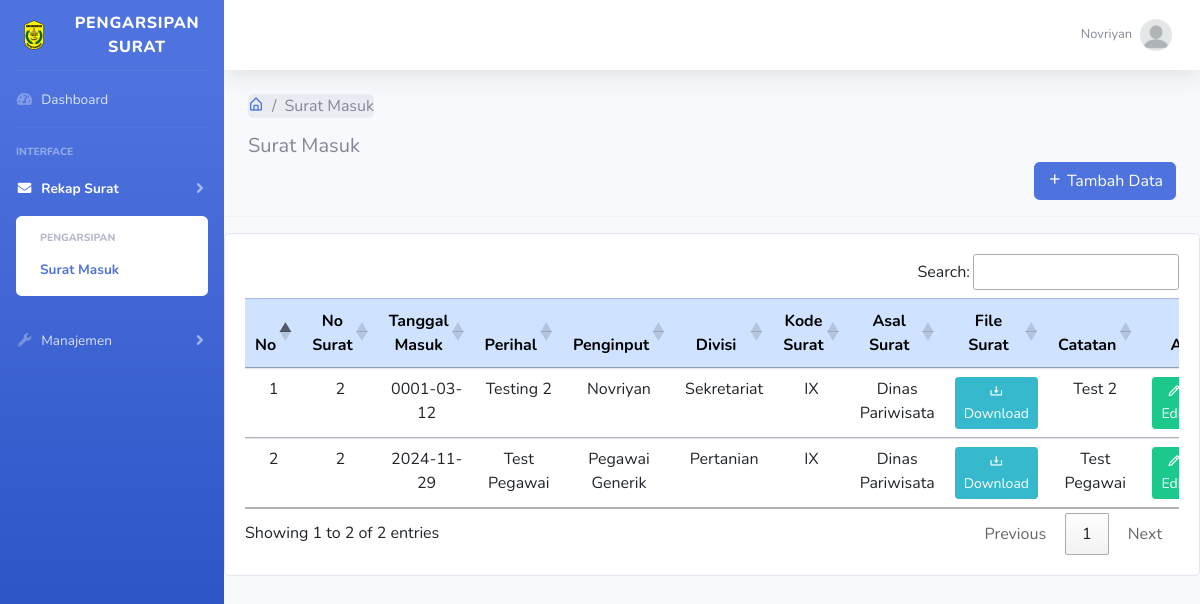
Page /admin/surat_masuk.php (signed in) on the earlier database version.
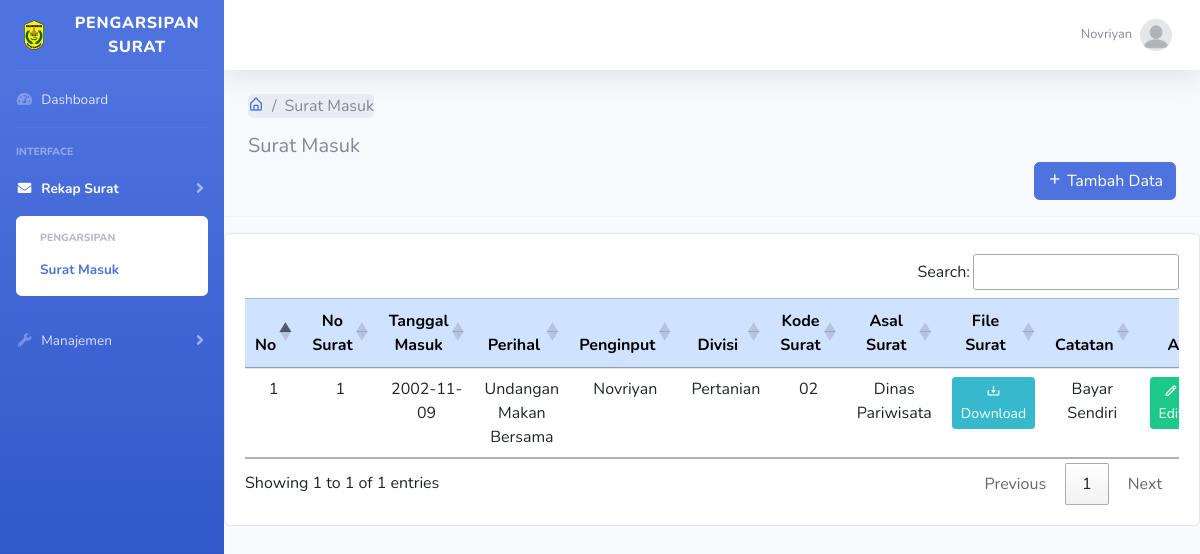
Same page on the later database version.
### tables this page shows
CREATE TABLE `user` (
  `id_user` int(3) NOT NULL,
  `nm_user` varchar(100) NOT NULL,
  `username` varchar(70) NOT NULL,
  `password` varchar(50) NOT NULL,
  `role` enum('pegawai','admin') NOT NULL
);

CREATE TABLE `surat_masuk` (
  `id_surat` int(11) NOT NULL,
  `no_surat` varchar(50) NOT NULL,
  `tanggal_masuk` date NOT NULL,
  `perihal` varchar(500) NOT NULL,
  `file_surat` varchar(500) DEFAULT NULL,
  `id_user` int(11) NOT NULL,
  `id_divisi` int(11) NOT NULL,
  `id_kode_surat` int(11) NOT NULL,
  `id_asal_surat` int(11) NOT NULL,
  `catatan` varchar(300) DEFAULT NULL
);

CREATE TABLE `divisi` (
  `id_divisi` int(11) NOT NULL,
  `nama_divisi` varchar(50) NOT NULL
);

CREATE TABLE `kode_surat` (
  `id_kode_surat` int(11) NOT NULL,
  `kode_surat` varchar(50) NOT NULL,
  `keterangan` varchar(50) NOT NULL
);

CREATE TABLE `asal_surat` (
  `id_asal_surat` int(11) NOT NULL,
  `nama_instansi` varchar(200) NOT NULL,
  `alamat_instansi` varchar(200) NOT NULL,
  `no_telpon_instansi` varchar(30) NOT NULL,
  `email_instansi` varchar(100) NOT NULL
);

### admin/surat_masuk.php (the view, shortened to what this page needs)
<?php
include "../koneksi.php";
$result_surat_masuk = mysqli_query($conn, "SELECT * FROM surat_masuk");
?>
<!DOCTYPE html>
<html lang="en">
<head>
    <link href="https://cdn.jsdelivr.net/npm/bootstrap@5.3.0-alpha1/dist/css/bootstrap.min.css" rel="stylesheet">
    <link href="https://cdn.jsdelivr.net/npm/boxicons@2.1.4/css/boxicons.min.css" rel="stylesheet">
    <link href="../vendor/fontawesome-free/css/all.min.css" rel="stylesheet" type="text/css">
    <link href="../css/sb-admin-2.min.css" rel="stylesheet">
</head>
<body id="page-top">
    <div id="wrapper">
        <?php include 'sidebar.php'; ?>
        <div id="content-wrapper" class="d-flex flex-column">
            <div id="content">
                <nav class="navbar navbar-expand navbar-light bg-white topbar mb-4 static-top shadow">
                    <ul class="navbar-nav ml-auto">
                <?php include "header.php" ?>
                <div class="container-fluid">
                    <div class="page-breadcrumb d-none d-sm-flex align-items-center mb-3">
                    <div>
                        <nav aria-label="breadcrumb">
                            <ol class="breadcrumb mb-0 p-0">
                                <li class="breadcrumb-item"><a href="index.php"><i class="bx bx-home-alt"></i></a></li>
                                <li class="breadcrumb-item active" aria-current="page">Surat Masuk</li>
                            </ol>
                        </nav>
                    </div>
                </div>
                    <div class="d-flex align-items-center">
                    <div>
                        <h5 class="mb-1">Surat Masuk</h5>
                    </div>
                    </div>
                    <div class="row">
                        <div class="col text-end">
                            <a href="surat_masuk_tambah.php" class="btn btn-primary">
                                <i class="bx bx-plus"></i> Tambah Data
                            </a>
                        </div>
                    </div>
                </div>
                <hr>
                    <div class="card">
                    <div class="card-body">
                    <div class="table-responsive">
                            <table id="example2" class="table table-hover">
                                <thead class="table-primary">
                                    <tr>
                                        <th>No</th>
                                        <th>No Surat</th>
                                        <th>Tanggal Masuk</th>
                                        <th>Perihal</th>
                                        <th>Penginput</th>
                                        <th>Divisi</th>
                                        <th>Kode Surat</th>
                                        <th>Asal Surat</th>
                                        <th>File Surat</th>
                                        <th>Catatan</th>
                                        <th>Action</th>
                                    </tr>
                                </thead>
                                <tbody>
                                <?php
                                    $no = 1;
                                    while($row_surat_masuk = mysqli_fetch_assoc($result_surat_masuk)) {
                                        $divisi_query = mysqli_query($conn, "SELECT nama_divisi FROM divisi WHERE id_divisi = '".$row_surat_masuk['id_divisi']."'");
                                        $divisi_row = mysqli_fetch_assoc($divisi_query);
                                        $nama_divisi = $divisi_row ? $divisi_row['nama_divisi'] : 'Tidak Ditemukan';
                                        $kode_surat_query = mysqli_query($conn, "SELECT kode_surat FROM kode_surat WHERE id_kode_surat = '".$row_surat_masuk['id_kode_surat']."'");
                                        $kode_surat_row = mysqli_fetch_assoc($kode_surat_query);
                                        $kode_surat = $kode_surat_row ? $kode_surat_row['kode_surat'] : 'Tidak Ditemukan';
                                        $asal_surat_query = mysqli_query($conn, "SELECT nama_instansi FROM asal_surat WHERE id_asal_surat = '".$row_surat_masuk['id_asal_surat']."'");
                                        $asal_surat_row = mysqli_fetch_assoc($asal_surat_query);
                                        $nama_instansi = $asal_surat_row ? $asal_surat_row['nama_instansi'] : 'Tidak Ditemukan';
                                        $nm_user_query = mysqli_query($conn, "SELECT nm_user FROM user WHERE id_user = '".$row_surat_masuk['id_user']."'");
                                        $id_user_row = mysqli_fetch_assoc($nm_user_query);
                                        $nm_user = $id_user_row ? $id_user_row['nm_user'] : 'Tidak Ditemukan';
                                ?>
                                <tr>
                                    <td><?php echo $no++; ?></td>
                                    <td><?php echo $row_surat_masuk["no_surat"]?></td>
                                    <td><?php echo $row_surat_masuk["tanggal_masuk"]?></td>
                                    <td><?php echo $row_surat_masuk["perihal"]?></td>
                                    <td><?php echo $nm_user?></td>
                                    <td><?php echo $nama_divisi?></td>
                                    <td><?php echo $kode_surat?></td>
                                    <td><?php echo $nama_instansi?></td>
                                    <td>
                                        <?php if ($row_surat_masuk["file_surat"]) : ?>
                                            <a href="<?php echo $row_surat_masuk['file_surat']; ?>" class="btn btn-sm btn-info" target="_blank">
                                                <i class="bx bx-download"></i>Download</a>
                                        <?php else : ?>
                                            Tidak Ada
                                        <?php endif; ?>
                                    </td>
                                    <td><?php echo $row_surat_masuk["catatan"]?></td>
                                    <td>
                                      <div class="btn-group" role="group" aria-label="Basic example">
                                           <a href="surat_masuk_edit.php?id=<?php echo $row_surat_masuk["id_surat"]?>" class="btn btn-sm btn-success"><i class="bx bx-pencil"></i> Edit</a>
                                         </div>
                                      </td>
                                    </tr>
                                <?php } ?>
                            </tbody>
                        </table>
            </div>
        </div>
    <link rel="stylesheet" href="https://cdn.datatables.net/1.13.6/css/jquery.dataTables.min.css">
    <link rel="stylesheet" href="https://cdn.datatables.net/buttons/2.4.1/css/buttons.dataTables.min.css">
    <link rel="stylesheet" href="https://cdn.datatables.net/fixedheader/3.3.3/css/fixedHeader.dataTables.min.css">
    </body>
</html>

### admin/sidebar.php (shortened to what this page needs)
<?php
$current_page = basename($_SERVER['PHP_SELF']);
?>
<ul class="navbar-nav bg-gradient-primary sidebar sidebar-dark accordion" id="accordionSidebar">
    <a class="sidebar-brand d-flex align-items-center justify-content-center" href="index.php">
        <div class="sidebar-brand-icon">
            <img src="../img/Kayuh_Baimbai.png" alt="Logo" style="width: 50px; height: auto;">
        </div>
        <div class="sidebar-brand-text mx-3">Pengarsipan Surat</div>
    </a>
    <hr class="sidebar-divider my-0">
    <li class="nav-item <?php echo ($current_page == 'index.php') ? 'active' : ''; ?>">
        <a class="nav-link" href="index.php">
            <i class="fas fa-fw fa-tachometer-alt"></i>
            <span>Dashboard</span>
        </a>
    </li>
    <hr class="sidebar-divider">
    <div class="sidebar-heading">
        Interface
    </div>
    <li class="nav-item <?php echo ($current_page == 'surat_masuk.php' || $current_page == 'log_surat.php') ? 'active' : ''; ?>">
        <a class="nav-link collapsed" href="#" data-toggle="collapse" data-target="#collapseTwo"
            aria-expanded="<?php echo ($current_page == 'surat_masuk.php' || $current_page == 'log_surat.php') ? 'true' : 'false'; ?>"
            aria-controls="collapseTwo">
            <i class="fas fa-fw fa-envelope"></i>
            <span>Rekap Surat</span>
        </a>
        <div id="collapseTwo" class="collapse <?php echo ($current_page == 'surat_masuk.php' || $current_page == 'log_surat.php') ? 'show' : ''; ?>"
             aria-labelledby="headingTwo" data-parent="#accordionSidebar">
            <div class="bg-white py-2 collapse-inner rounded">
                <h6 class="collapse-header">Pengarsipan</h6>
                <a class="collapse-item <?php echo ($current_page == 'surat_masuk.php') ? 'active' : ''; ?>" href="surat_masuk.php">Surat Masuk</a>
            </div>
        </div>
    </li>
    <li class="nav-item <?php echo ($current_page == 'user.php' || $current_page == 'divisi.php') ? 'active' : ''; ?>">
        <a class="nav-link collapsed" href="#" data-toggle="collapse" data-target="#collapseUtilities"
            aria-expanded="<?php echo ($current_page == 'user.php' || $current_page == 'divisi.php') ? 'true' : 'false'; ?>"
            aria-controls="collapseUtilities">
            <i class="fas fa-fw fa-wrench"></i>
            <span>Manajemen</span>
        </a>
    </li>
</ul>

### admin/header.php (shortened to what this page needs)
<?php
include "../koneksi.php";
$id_user = $_SESSION['id_user'];
$query = "SELECT nm_user FROM user WHERE id_user = ?";
$stmt = $conn->prepare($query);
$stmt->bind_param("i", $id_user);
$stmt->execute();
$stmt->bind_result($nm_user);
?>
                            <li class="nav-item dropdown no-arrow">
                                <a class="nav-link dropdown-toggle" href="#" id="userDropdown" role="button"
                                    data-toggle="dropdown" aria-haspopup="true" aria-expanded="false">
                                    <span class="mr-2 d-none d-lg-inline text-gray-600 small"><?php echo htmlspecialchars($nm_user); ?>
                                    </span>
                                    <img class="img-profile rounded-circle"
                                        src="../img/profil.jpg">
                                </a>
                       </li>
                   </ul>
               </nav>

Differences in the rows shown:
removed surat_masuk: no_surat "2", tanggal_masuk "0001-03-12", perihal "Testing 2", id_user.nm_user "Novriyan", id_divisi.nama_divisi "Sekretariat", id_kode_surat.kode_surat "IX", id_asal_surat.nama_instansi "Dinas Pariwisata", catatan "Test 2"
removed surat_masuk: no_surat "2", tanggal_masuk "2024-11-29", perihal "Test Pegawai", id_user.nm_user "Pegawai Generik", id_divisi.nama_divisi "Pertanian", id_kode_surat.kode_surat "IX", id_asal_surat.nama_instansi "Dinas Pariwisata", catatan "Test Pegawai"
added surat_masuk: no_surat "1", tanggal_masuk "2002-11-09", perihal "Undangan Makan Bersama", id_user.nm_user "Novriyan", id_divisi.nama_divisi "Pertanian", id_kode_surat.kode_surat "02", id_asal_surat.nama_instansi "Dinas Pariwisata", catatan "Bayar Sendiri"
Other differences:
text written by a page script: "Search: Showing 1 to 2 of 2 entries Previous 1 Next" → "Search: Showing 1 to 1 of 1 entries Previous 1 Next"
